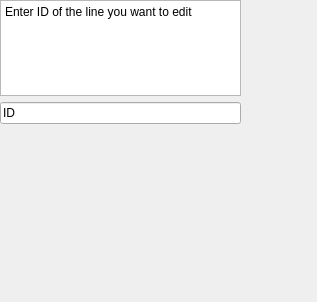
<?xml version="1.0" encoding="UTF-8"?>
<ui version="4.0">
 <class>DeleteLinesLayout</class>
 <widget class="QWidget" name="DeleteLinesLayout">
  <property name="geometry">
   <rect>
    <x>0</x>
    <y>0</y>
    <width>317</width>
    <height>302</height>
   </rect>
  </property>
  <property name="windowTitle">
   <string>Form</string>
  </property>
  <widget class="QWidget" name="verticalLayoutWidget">
   <property name="geometry">
    <rect>
     <x>0</x>
     <y>0</y>
     <width>241</width>
     <height>124</height>
    </rect>
   </property>
   <layout class="QVBoxLayout" name="verticalLayout">
    <item>
     <layout class="QVBoxLayout" name="mainLayout">
      <item>
       <widget class="QTextBrowser" name="textBrowser">
        <property name="html">
         <string>&lt;!DOCTYPE HTML PUBLIC &quot;-//W3C//DTD HTML 4.0//EN&quot; &quot;http://www.w3.org/TR/REC-html40/strict.dtd&quot;&gt;
&lt;html&gt;&lt;head&gt;&lt;meta name=&quot;qrichtext&quot; content=&quot;1&quot; /&gt;&lt;meta charset=&quot;utf-8&quot; /&gt;&lt;style type=&quot;text/css&quot;&gt;
p, li { white-space: pre-wrap; }
hr { height: 1px; border-width: 0; }
li.unchecked::marker { content: &quot;\2610&quot;; }
li.checked::marker { content: &quot;\2612&quot;; }
&lt;/style&gt;&lt;/head&gt;&lt;body style=&quot; font-family:'Segoe UI'; font-size:9pt; font-weight:400; font-style:normal;&quot;&gt;
&lt;p style=&quot; margin-top:0px; margin-bottom:0px; margin-left:0px; margin-right:0px; -qt-block-indent:0; text-indent:0px;&quot;&gt;Enter ID of the line you want to edit&lt;/p&gt;
&lt;p style=&quot;-qt-paragraph-type:empty; margin-top:0px; margin-bottom:0px; margin-left:0px; margin-right:0px; -qt-block-indent:0; text-indent:0px;&quot;&gt;&lt;br /&gt;&lt;/p&gt;&lt;/body&gt;&lt;/html&gt;</string>
        </property>
       </widget>
      </item>
      <item>
       <widget class="QLineEdit" name="lineToEditLineEdit">
        <property name="text">
         <string>ID</string>
        </property>
       </widget>
      </item>
     </layout>
    </item>
   </layout>
  </widget>
 </widget>
 <resources/>
 <connections/>
</ui>
